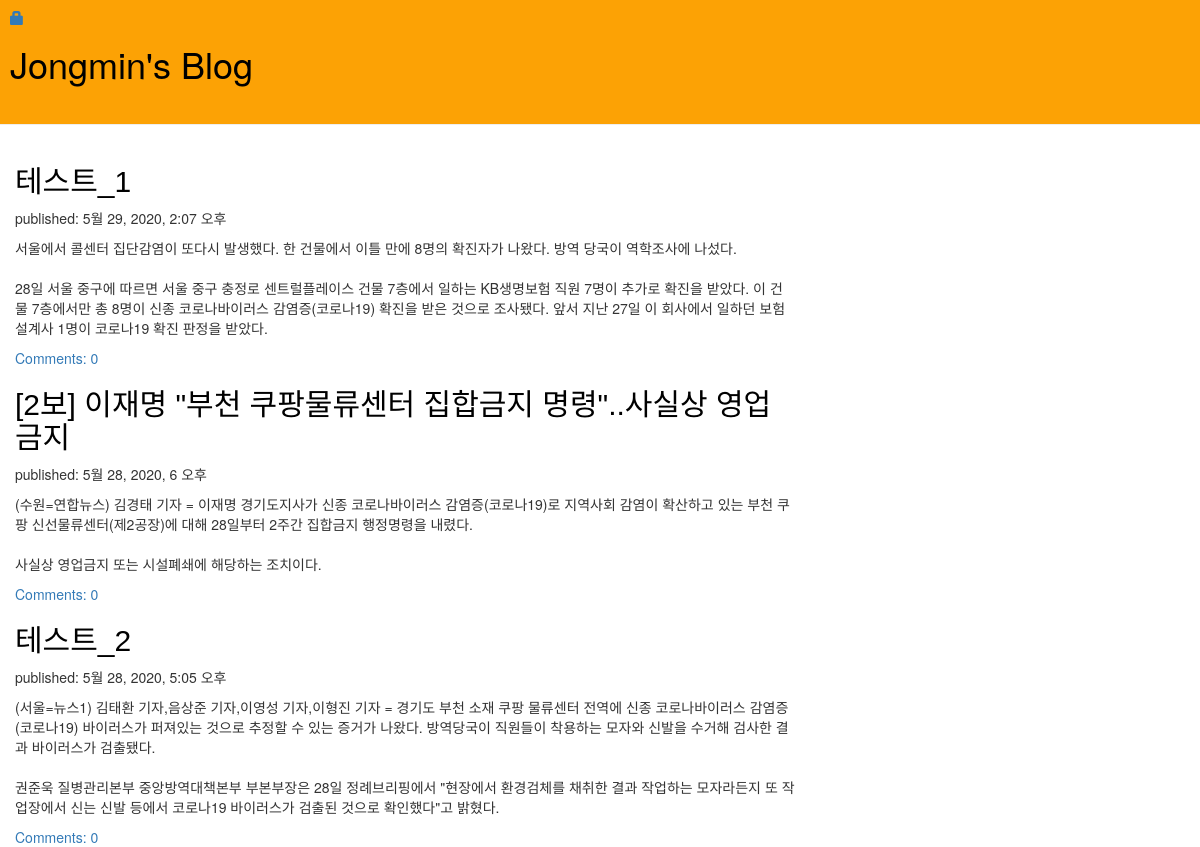
The app's page /, older data.
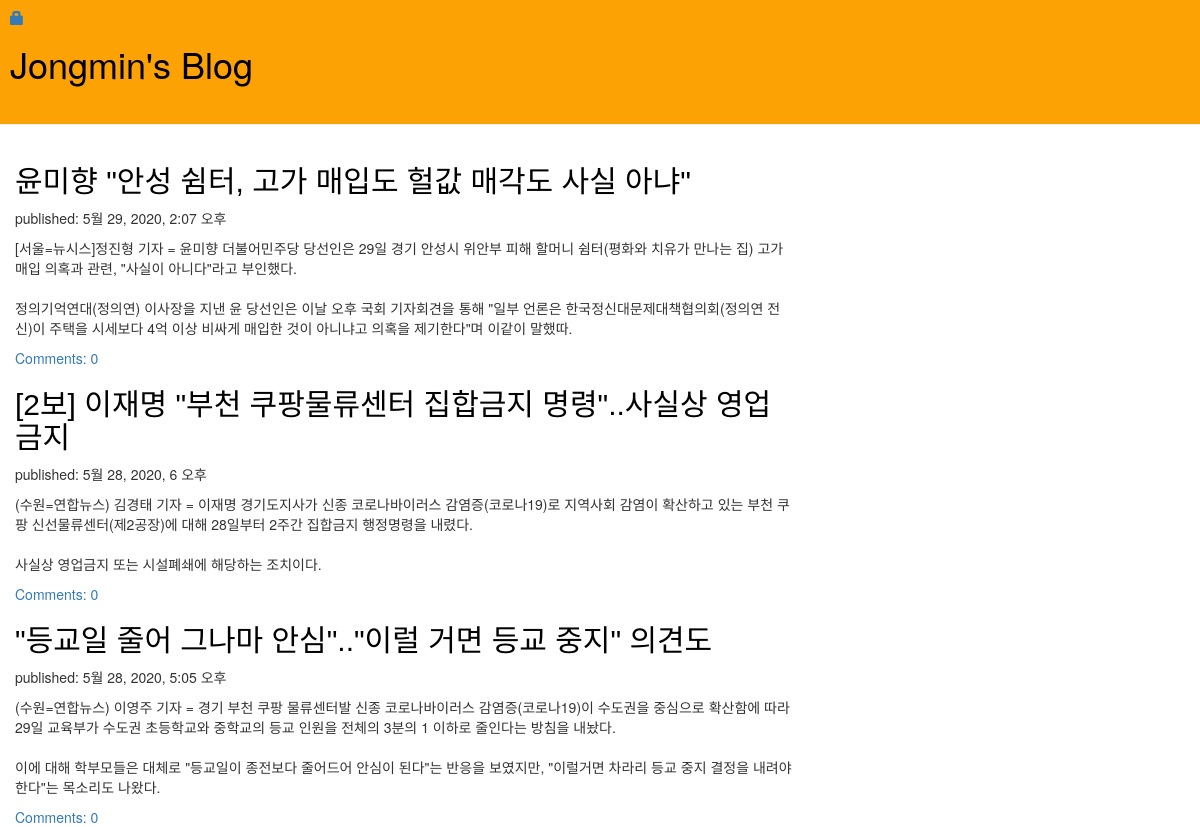
The same page, newer data.
### blog/models.py (models this page shows, shortened)
class Post(models.Model):
    author = models.ForeignKey(
        settings.AUTH_USER_MODEL, on_delete=models.CASCADE)
    title = models.CharField(max_length=200)
    text = models.TextField()
    created_date = models.DateTimeField(default=timezone.now)
    published_date = models.DateTimeField(blank=True, null=True)
    def approved_comment(self):
        return self.comments.filter(approved_comment=True)

### blog/views.py (the view)
# urls.py: path('', views.post_list, name='post_list'),
def post_list(request):
    posts = Post.objects.filter(
        published_date__lte=timezone.now()).order_by('-published_date')
    return render(request, 'blog/post_list.html', {'posts': posts})

### blog/templates/blog/post_list.html
{% extends 'blog/base.html' %} {% block content %} {% for post in posts %}
<div class="post">
  <h2><a href="{% url 'post_detail' pk=post.pk %}">{{ post.title }}</a></h2>
  <p class="date">published: {{ post.published_date }}</p>
  <p>{{ post.text|linebreaksbr }}</p>
  <a href="{% url 'post_detail' pk=post.pk %}"
    >Comments: {{ post.approved_comment.count }}</a
  >
</div>
{% endfor %} {% endblock %}

### blog/templates/blog/base.html (shortened to what this page needs)
{% load static %}
<html>
  <head>
    <link
      rel="stylesheet"
      href="//maxcdn.bootstrapcdn.com/bootstrap/3.2.0/css/bootstrap.min.css"
    />
    <link
      rel="stylesheet"
      href="//maxcdn.bootstrapcdn.com/bootstrap/3.2.0/css/bootstrap-theme.min.css"
    />
    <link rel="stylesheet" href="{% static 'css/blog.css' %}" />
  </head>
  <body>
    <div class="page-header">
      {% if user.is_authenticated %}
      <a href="{% url 'post_new' %}" class="top-menu"
        ><span class="glyphicon glyphicon-plus"></span
      ></a>
      <a href="{% url 'post_draft_list' %}" class="top-menu"
        ><span class="glyphicon glyphicon-edit"></span
      ></a>
      <a href="admin/" class="top-menu"
        ><span class="glyphicon glyphicon-cog"></span
      ></a>
      <p class="top-menu">
        Hello {{ user.username }}
        <small>(<a href="{% url 'logout' %}">Log out</a>)</small>
      </p>
      {% else %}
      <a href="{% url 'login' %}" class="top-menu"
        ><span class="glyphicon glyphicon-lock"></span
      ></a>
      {% endif %}
      <h1><a href="/">Jongmin's Blog</a></h1>
      <br />
    </div>
    <div class="content_container">
      <div class="row">
        <div class="col-md-8">
          {% block content %} {% endblock %}
        </div>
      </div>
    </div>
  </body>
</html>

### blog/static/css/blog.css (style rules this page uses)
.page-header { display: block; color: black; background-color: #fca205; margin-top: 0; padding: 10px 10px 10px 10px; }
.page-header h1 a { color: black; }
a { text-decoration: none; }
h2 a { color: black; font-family: "Noto Sans KR", sans-serif; }
.content_container { margin-left: 15px; }

Row changes from the older to the newer data that the page shows:
changed Post: title "테스트_1" → "윤미향 \"안성 쉼터, 고가 매입도 헐값 매각도 사실 아냐\""; text "서울에서 콜센터 집단감염이 또다시 발생했다. 한 건물에서 이틀 만에 8명의 확진자가 나왔다. 방역 당국이 역학조사에 나섰다. 28일 서울 중구에 따르면 서울 중구 충정로 센트럴플레이스 건물 7층에서 일하는 KB생명보험 직원 7명이 추가로 확진을 받았다. 이 건물 7층에서만 총 8명이 신종 코로나바이러스 감염증(코로나19) 확진을 받은 것으로 조사됐다. 앞서 지난 27일 이 회사에서 일하던 보험설계사 1명이 코로나19 확진 판정을 받았다." → "[서울=뉴시스]정진형 기자 = 윤미향 더불어민주당 당선인은 29일 경기 안성시 위안부 피해 할머니 쉼터(평화와 치유가 만나는 집) 고가 매입 의혹과 관련, \"사실이 아니다\"라고 부인했다. 정의기억연대(정의연) 이사장을 지낸 윤 당선인은 이날 오후 국회 기자회견을 통해 \"일부 언론은 한국정신대문제대책협의회(정의연 전신)이 주택을 시세보다 4억 이상 비싸게 매입한 것이 아니냐고 의혹을 제기한다\"며 이같이 말했따."
changed Post: title "테스트_2" → "\"등교일 줄어 그나마 안심\"..\"이럴 거면 등교 중지\" 의견도"; text "(서울=뉴스1) 김태환 기자,음상준 기자,이영성 기자,이형진 기자 = 경기도 부천 소재 쿠팡 물류센터 전역에 신종 코로나바이러스 감염증(코로나19) 바이러스가 퍼져있는 것으로 추정할 수 있는 증거가 나왔다. 방역당국이 직원들이 착용하는 모자와 신발을 수거해 검사한 결과 바이러스가 검출됐다. 권준욱 질병관리본부 중앙방역대책본부 부본부장은 28일 정례브리핑에서 \"현장에서 환경검체를 채취한 결과 작업하는 모자라든지 또 작업장에서 신는 신발 등에서 코로나19 바이러스가 검출된 것으로 확인했다\"고 밝혔다." → "(수원=연합뉴스) 이영주 기자 = 경기 부천 쿠팡 물류센터발 신종 코로나바이러스 감염증(코로나19)이 수도권을 중심으로 확산함에 따라 29일 교육부가 수도권 초등학교와 중학교의 등교 인원을 전체의 3분의 1 이하로 줄인다는 방침을 내놨다. 이에 대해 학부모들은 대체로 \"등교일이 종전보다 줄어드어 안심이 된다\"는 반응을 보였지만, \"이럴거면 차라리 등교 중지 결정을 내려야 한다\"는 목소리도 나왔다."
